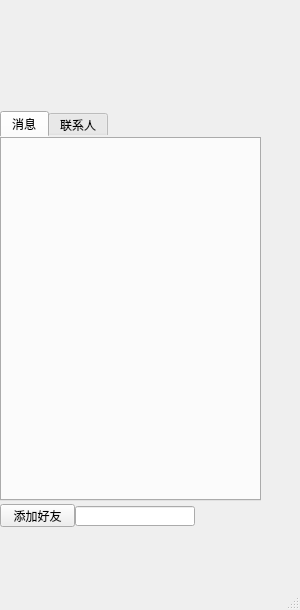
<?xml version="1.0" encoding="UTF-8"?>
<ui version="4.0">
 <class>MainWindow</class>
 <widget class="QMainWindow" name="MainWindow">
  <property name="geometry">
   <rect>
    <x>0</x>
    <y>0</y>
    <width>300</width>
    <height>610</height>
   </rect>
  </property>
  <property name="minimumSize">
   <size>
    <width>300</width>
    <height>540</height>
   </size>
  </property>
  <property name="windowTitle">
   <string>MainWindow</string>
  </property>
  <widget class="QWidget" name="centralwidget">
   <widget class="QWidget" name="widget_2" native="true">
    <property name="geometry">
     <rect>
      <x>0</x>
      <y>0</y>
      <width>261</width>
      <height>531</height>
     </rect>
    </property>
    <layout class="QGridLayout" name="gridLayout" rowstretch="30,106,6" rowminimumheight="0,0,0">
     <property name="leftMargin">
      <number>0</number>
     </property>
     <property name="topMargin">
      <number>0</number>
     </property>
     <property name="rightMargin">
      <number>0</number>
     </property>
     <property name="bottomMargin">
      <number>0</number>
     </property>
     <property name="spacing">
      <number>0</number>
     </property>
     <item row="0" column="0">
      <widget class="QLabel" name="label_3">
       <property name="styleSheet">
        <string notr="true">border-image: url(:/icon/mingwindow_background.png);</string>
       </property>
       <property name="text">
        <string/>
       </property>
      </widget>
     </item>
     <item row="1" column="0">
      <widget class="QTabWidget" name="tabWidget">
       <property name="styleSheet">
        <string notr="true">border: -1px;
top:-2px;
left: 1px;
</string>
       </property>
       <property name="currentIndex">
        <number>0</number>
       </property>
       <property name="iconSize">
        <size>
         <width>16</width>
         <height>16</height>
        </size>
       </property>
       <widget class="QWidget" name="tab_2">
        <attribute name="title">
         <string>消息</string>
        </attribute>
        <layout class="QVBoxLayout" name="verticalLayout">
         <item>
          <widget class="QListWidget" name="listWidget_2">
           <property name="styleSheet">
            <string notr="true">background:transparent</string>
           </property>
          </widget>
         </item>
        </layout>
       </widget>
       <widget class="QWidget" name="tab">
        <attribute name="title">
         <string>联系人</string>
        </attribute>
        <layout class="QVBoxLayout" name="verticalLayout_2">
         <item>
          <widget class="QListWidget" name="listWidget">
           <property name="styleSheet">
            <string notr="true">background:transparent
</string>
           </property>
          </widget>
         </item>
        </layout>
       </widget>
      </widget>
     </item>
     <item row="2" column="0">
      <widget class="QWidget" name="widget" native="true">
       <property name="minimumSize">
        <size>
         <width>0</width>
         <height>30</height>
        </size>
       </property>
       <property name="maximumSize">
        <size>
         <width>16777215</width>
         <height>30</height>
        </size>
       </property>
       <layout class="QHBoxLayout" name="horizontalLayout">
        <property name="spacing">
         <number>0</number>
        </property>
        <property name="leftMargin">
         <number>0</number>
        </property>
        <property name="topMargin">
         <number>0</number>
        </property>
        <property name="rightMargin">
         <number>0</number>
        </property>
        <property name="bottomMargin">
         <number>0</number>
        </property>
        <item>
         <widget class="QPushButton" name="pushButton">
          <property name="minimumSize">
           <size>
            <width>75</width>
            <height>23</height>
           </size>
          </property>
          <property name="maximumSize">
           <size>
            <width>75</width>
            <height>23</height>
           </size>
          </property>
          <property name="text">
           <string>添加好友</string>
          </property>
         </widget>
        </item>
        <item>
         <widget class="QLineEdit" name="lineEdit">
          <property name="minimumSize">
           <size>
            <width>120</width>
            <height>20</height>
           </size>
          </property>
          <property name="maximumSize">
           <size>
            <width>120</width>
            <height>20</height>
           </size>
          </property>
         </widget>
        </item>
        <item>
         <spacer name="horizontalSpacer">
          <property name="orientation">
           <enum>Qt::Horizontal</enum>
          </property>
          <property name="sizeHint" stdset="0">
           <size>
            <width>40</width>
            <height>20</height>
           </size>
          </property>
         </spacer>
        </item>
       </layout>
      </widget>
     </item>
    </layout>
   </widget>
   <widget class="QWidget" name="head" native="true">
    <property name="geometry">
     <rect>
      <x>0</x>
      <y>0</y>
      <width>60</width>
      <height>60</height>
     </rect>
    </property>
    <property name="minimumSize">
     <size>
      <width>60</width>
      <height>60</height>
     </size>
    </property>
    <property name="maximumSize">
     <size>
      <width>60</width>
      <height>60</height>
     </size>
    </property>
   </widget>
  </widget>
  <widget class="QMenuBar" name="menubar">
   <property name="geometry">
    <rect>
     <x>0</x>
     <y>0</y>
     <width>300</width>
     <height>23</height>
    </rect>
   </property>
  </widget>
  <widget class="QStatusBar" name="statusbar"/>
 </widget>
 <resources/>
 <connections/>
</ui>
